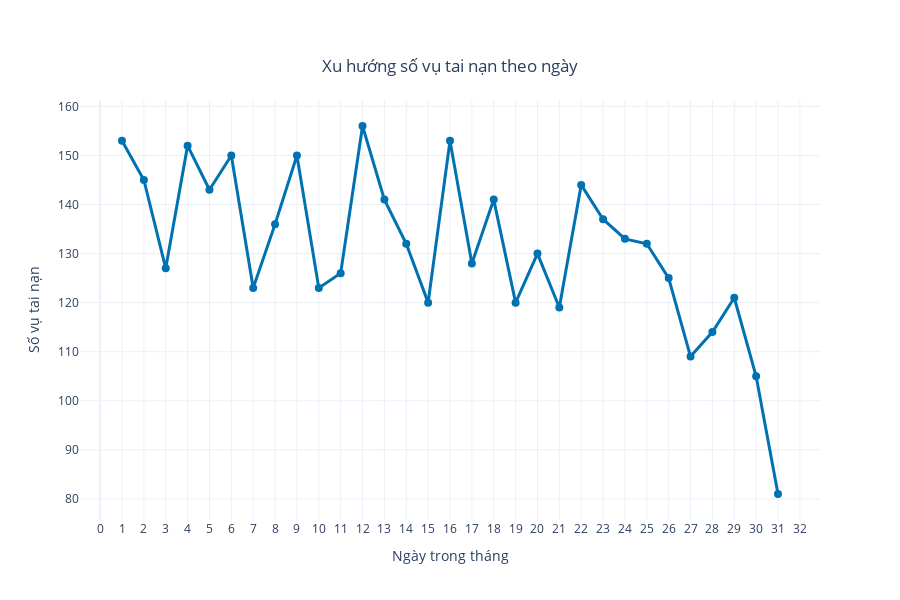

The notebook cell saved with this chart:
### Markdown cell above
### Biểu đồ 2: Xu hướng số vụ tai nạn theo ngày trong tháng

### Code cell
# Chuyển đổi ngày với định dạng phù hợp
data['Ngày xảy ra tai nạn'] = pd.to_datetime(data['Ngày xảy ra tai nạn'], format='%d/%m/%Y', errors='coerce')

# Loại bỏ các giá trị không hợp lệ (NaT)
data = data.dropna(subset=['Ngày xảy ra tai nạn'])

# Trích xuất ngày từ cột 'Ngày xảy ra tai nạn'
data['Ngày'] = data['Ngày xảy ra tai nạn'].dt.day

# Đếm số vụ tai nạn theo từng ngày trong tháng
daily_accidents = data['Ngày'].value_counts().sort_index().reset_index()
daily_accidents.columns = ['Ngày', 'Số vụ']

# Vẽ biểu đồ xu hướng số vụ tai nạn theo ngày thân thiện với người mù màu
fig_daily = px.line(
    daily_accidents,
    x='Ngày',
    y='Số vụ',
    title='Xu hướng số vụ tai nạn theo ngày',
    labels={'Ngày': 'Ngày trong tháng', 'Số vụ': 'Số vụ tai nạn'},
    markers=True,  # Thêm dấu marker trên các điểm dữ liệu
    color_discrete_sequence=['#0072B2']  # Màu xanh lam an toàn
)

# Tùy chỉnh hiển thị biểu đồ
fig_daily.update_layout(
    title_x=0.5,  # Căn giữa tiêu đề
    title_y=0.9,  # Đưa tiêu đề lên sát biểu đồ hơn
    xaxis=dict(tickmode='linear', dtick=1),  # Hiển thị đầy đủ các ngày
    xaxis_title='Ngày trong tháng',
    yaxis_title='Số vụ tai nạn',
    width=900,  # Độ rộng biểu đồ
    height=600,  # Chiều cao biểu đồ
    font=dict(size=12),  # Kích thước font chữ
    template='plotly_white'  # Nền trắng thân thiện
)

# Tăng độ dày và rõ ràng của đường kẻ
fig_daily.update_traces(
    line=dict(width=3),  # Độ dày đường kẻ
    marker=dict(size=8, symbol='circle')  # Dấu tròn lớn hơn và rõ hơn
)

# Hiển thị biểu đồ
fig_daily.show()

### Figure 1 — Plotly figure (JSON) as saved in the notebook; plotly's stock layout.template omitted (floating-point values rounded to 4 significant figures)
{"data": [{"hovertemplate": "Ngày trong tháng=%{x}<br>Số vụ tai nạn=%{y}<extra></extra>", "legendgroup": "", "line": {"color": "#0072B2", "dash": "solid", "width": 3}, "marker": {"size": 8, "symbol": "circle"}, "mode": "lines+markers", "name": "", "orientation": "v", "showlegend": false, "type": "scatter", "x": [1, 2, 3, 4, 5, 6, 7, 8, 9, 10, 11, 12, 13, 14, 15, 16, 17, 18, 19, 20, 21, 22, 23, 24, 25, 26, 27, 28, 29, 30, 31], "xaxis": "x", "y": [153, 145, 127, 152, 143, 150, 123, 136, 150, 123, 126, 156, 141, 132, 120, 153, 128, 141, 120, 130, 119, 144, 137, 133, 132, 125, 109, 114, 121, 105, 81], "yaxis": "y"}], "layout": {"font": {"size": 12}, "height": 600, "legend": {"tracegroupgap": 0}, "title": {"text": "Xu hướng số vụ tai nạn theo ngày", "x": 0.5, "y": 0.9}, "width": 900, "xaxis": {"anchor": "y", "domain": [0, 1], "dtick": 1, "tickmode": "linear", "title": {"text": "Ngày trong tháng"}}, "yaxis": {"anchor": "x", "domain": [0, 1], "title": {"text": "Số vụ tai nạn"}}}}
